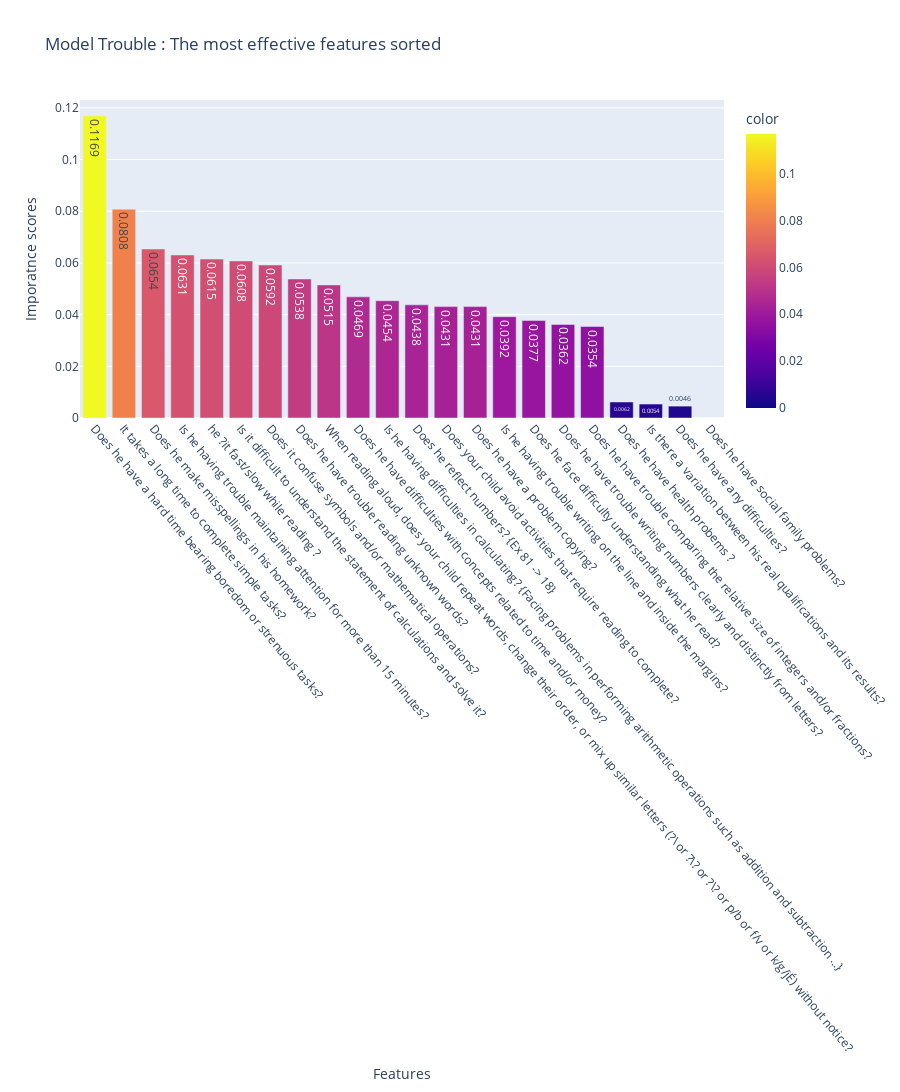

The code cell stored with this chart in its notebook:
### Code cell
#Extract the feature importances scores from the model
importance_Trouble = Model_Trouble.feature_importances_

#Combine the features with names
list_features = sorted(zip(importance_Trouble, Trouble_features), reverse=True)
all_features = {}
for i in list_features : 
    all_features[i[1]]=round(i[0],4)

x= list(all_features.keys())
y= list(all_features.values())

sorted_features['TroubleType'] = x

#Plot feature importance
fig = px.bar( y=y, x=x, text=y,color=y, title="Model Trouble : The most effective features sorted", height=1200)
fig.update_xaxes(tickangle=50)
fig.update_xaxes(title_text='Features')
fig.update_yaxes(title_text='Imporatnce scores')
fig.show()

### Figure 1 — Plotly figure (JSON) as saved in the notebook; plotly's stock layout.template omitted (floating-point values rounded to 4 significant figures)
{"data": [{"alignmentgroup": "True", "hovertemplate": "x=%{x}<br>y=%{y}<br>text=%{text}<br>color=%{marker.color}<extra></extra>", "legendgroup": "", "marker": {"color": [0.1169, 0.0808, 0.0654, 0.0631, 0.0615, 0.0608, 0.0592, 0.0538, 0.0515, 0.0469, 0.0454, 0.0438, 0.0431, 0.0431, 0.0392, 0.0377, 0.0362, 0.0354, 0.0062, 0.0054, 0.0046, 0], "coloraxis": "coloraxis", "pattern": {"shape": ""}}, "name": "", "offsetgroup": "", "orientation": "v", "showlegend": false, "text": ["0.1169", "0.0808", "0.0654", "0.0631", "0.0615", "0.0608", "0.0592", "0.0538", "0.0515", "0.0469", "0.0454", "0.0438", "0.0431", "0.0431", "0.0392", "0.0377", "0.0362", "0.0354", "0.0062", "0.0054", "0.0046", "0.0"], "textposition": "auto", "type": "bar", "x": ["Does he have a hard time bearing boredom or strenuous tasks?", "It takes a long time to complete simple tasks?", "Does he make misspellings in his homework?", "Is he having trouble maintaining attention for more than 15 minutes?", "he ?it fast/slow while reading ?", "Is it difficult to understand the statement of calculations and solve it?", "Does it confuse symbols and/or mathematical operations?", "Does he have trouble reading unknown words?", "When reading aloud, does your child repeat words, change their order, or mix up similar letters (?\\ or ?\\? or ?\\? or p/b or f/v or k/g/jÉ) without notice?", "Does he have difficulties with concepts related to time and/or money?", "Is he having difficulties in calculating? {Facing problems in performing arithmetic operations such as addition and subtraction ...}", "Does he reflect numbers? {Ex 81 -> 18}", "Does your child avoid activities that require reading to complete?", "Does he have a problem copying?", "Is he having trouble writing on the line and inside the margins?", "Does he face difficulty understanding what he read?", "Does he have trouble writing numbers clearly and distinctly from letters?", "Does he have trouble comparing the relative size of integers and/or fractions?", "Does he have health probems ?", "Is there a variation between his real qualifications and its results?", "Does he have any difficulties?", "Does he have social family problems?"], "xaxis": "x", "y": [0.1169, 0.0808, 0.0654, 0.0631, 0.0615, 0.0608, 0.0592, 0.0538, 0.0515, 0.0469, 0.0454, 0.0438, 0.0431, 0.0431, 0.0392, 0.0377, 0.0362, 0.0354, 0.0062, 0.0054, 0.0046, 0], "yaxis": "y"}], "layout": {"barmode": "relative", "coloraxis": {"colorbar": {"title": {"text": "color"}}, "colorscale": [[0, "#0d0887"], [0.1111, "#46039f"], [0.2222, "#7201a8"], [0.3333, "#9c179e"], [0.4444, "#bd3786"], [0.5556, "#d8576b"], [0.6667, "#ed7953"], [0.7778, "#fb9f3a"], [0.8889, "#fdca26"], [1, "#f0f921"]]}, "height": 1200, "legend": {"tracegroupgap": 0}, "title": {"text": "Model Trouble : The most effective features sorted"}, "xaxis": {"anchor": "y", "domain": [0, 1], "tickangle": 50, "title": {"text": "Features"}}, "yaxis": {"anchor": "x", "domain": [0, 1], "title": {"text": "Imporatnce scores"}}}}
